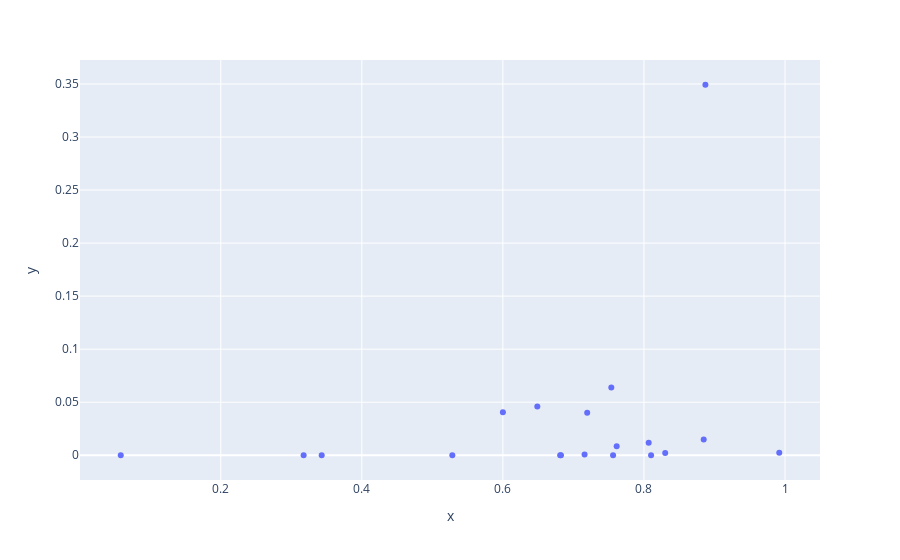

Source (notebook cell):
### Code cell
px.scatter(
    x=df.loc["Lymphocytes"]["true_fraction"],
    y=df.loc["Lymphocytes"]["combine_lymphocytes"],
)

### Figure 1 — Plotly figure (JSON) as saved in the notebook; plotly's stock layout.template omitted (floating-point values rounded to 4 significant figures)
{"data": [{"hovertemplate": "x=%{x}<br>y=%{y}<extra></extra>", "legendgroup": "", "marker": {"color": "#636efa", "symbol": "circle"}, "mode": "markers", "name": "", "orientation": "v", "showlegend": false, "type": "scatter", "x": [0.6, 0.3175, 0.8871, 0.7562, 0.5283, 0.6823, 0.8101, 0.8301, 0.3431, 0.0582, 0.9918, 0.7158, 0.7195, 0.8847, 0.7537, 0.7613, 0.8067, 0.6812, 0.6488], "xaxis": "x", "y": [0.04063, 0, 0.3493, 0, 0, 0, 0, 0.002184, 0, 0, 0.002318, 0.0007918, 0.04005, 0.01488, 0.06392, 0.008402, 0.01175, 0, 0.04595], "yaxis": "y"}], "layout": {"autosize": true, "legend": {"tracegroupgap": 0}, "margin": {"t": 60}, "xaxis": {"anchor": "y", "autorange": true, "domain": [0, 1], "range": [-0.0005638, 1.051], "title": {"text": "x"}, "type": "linear"}, "yaxis": {"anchor": "x", "autorange": true, "domain": [0, 1], "range": [-0.024, 0.3733], "title": {"text": "y"}, "type": "linear"}}}
